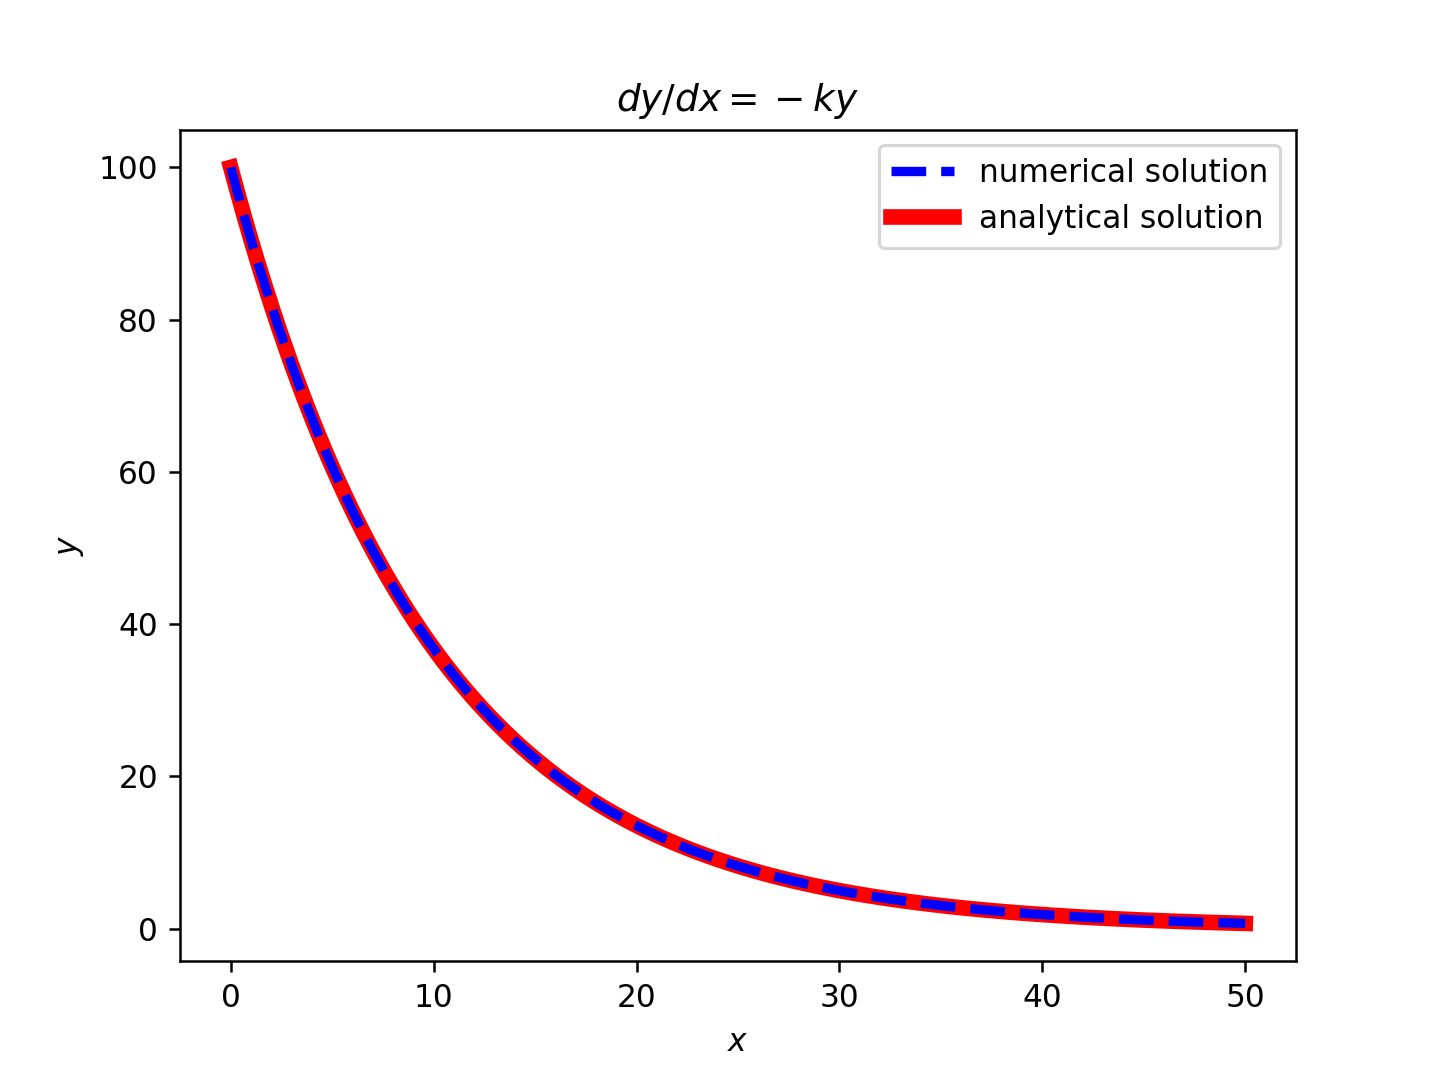

Generate this figure with Python:
#!/usr/pkg/bin/python3.9

#
# Time-stamp: <2022/10/14 07:47:35 (CST) daisuke>
#

# importing numpy module
import numpy

# importing scipy module
import scipy
import scipy.integrate

# importing matplotlib module
import matplotlib.figure
import matplotlib.backends.backend_agg

# output image file
file_output = 'ai202209_s05_28.png'

# coefficient
k = 0.1

# initial condition
y_0 = 100.0

# equation to solve
def dydx (t, y):
    # dy/dx = -ky
    dy = -k * y
    # returning value
    return dy

# x values
output_x = numpy.linspace (0.0, 50.0, 5001)

# solving differential equation using Runge-Kutta method
solution = scipy.integrate.solve_ivp (dydx, [0.0, 50.0], [y_0], \
                                      method='RK45', dense_output=True, \
                                      t_eval=output_x, \
                                      rtol=10**-6, atol=10**-9)

# x and y
numerical_x = solution.t
numerical_y = solution.y[0]

# printing solution
print (f'{solution}')

# analytical solution
analytical_x = output_x
analytical_y = y_0 * numpy.exp (-k * analytical_x)
    
# making objects "fig" and "ax"
fig    = matplotlib.figure.Figure ()
canvas = matplotlib.backends.backend_agg.FigureCanvasAgg (fig)
ax     = fig.add_subplot (111)

# axes
ax.set_title (r'$dy/dx = -ky$')
ax.set_xlabel (r'$x$')
ax.set_ylabel (r'$y$')

# plotting data
ax.plot (numerical_x, numerical_y, linestyle='--', linewidth=3.0, \
         color='blue', label='numerical solution', zorder=0.2)
ax.plot (analytical_x, analytical_y, linestyle='-', linewidth=5.0, \
         color='red', label='analytical solution', zorder=0.1)
ax.legend ()

# writing figure to file
fig.savefig (file_output, dpi=225)
